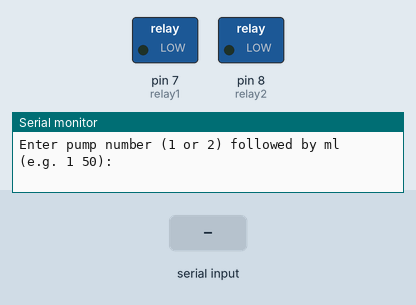
A sketch run on a simulated Arduino Uno, built with avr-gcc and run on an emulated ATmega328P. On the bench: switched loads named in the sketch (green lamp = pin HIGH), the last lines printed to the serial monitor. The inputs (shaded band) are chosen by the test bench.

Above: at 1.2 s.
1.3 s: "1 90\n" received over Serial
At 2.3 s:
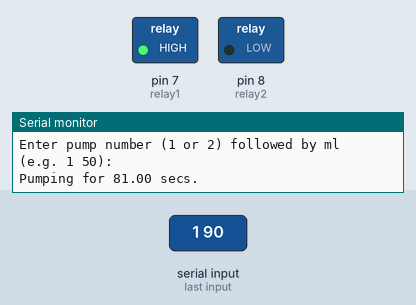
Timing chart, 0 to 4.3 s (numbered marks = the images above; inputs shaded):
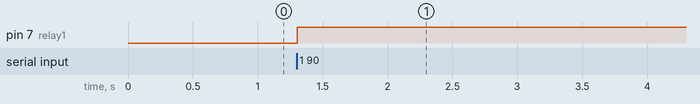

Measured:
- after the input at 1.3 s, pin 7 (relay1): LOW → HIGH at once

The sketch:

Relay.ino
```cpp
int relay1 = 7;
int relay2 = 8;

void setup() {
  Serial.begin(9600);
  pinMode(relay1, OUTPUT);
  pinMode(relay2, OUTPUT);
  Serial.println("Enter pump number (1 or 2) followed by ml (e.g. 1 50):");
}

void loop() {
  if (Serial.available() > 0) {
    String input = Serial.readStringUntil('\n');
    input.trim();

    int spaceIndex = input.indexOf(' ');
    if (spaceIndex > 0) {
      int pumpNumber = input.substring(0, spaceIndex).toInt();
      float ml = input.substring(spaceIndex + 1).toFloat();

      if ((pumpNumber == 1 || pumpNumber == 2) && ml > 0) {
        pumpMl(pumpNumber, ml);
        Serial.println("Pumping complete.");
      } else {
        Serial.println("Invalid input. Format: <pump_number> <ml>");
      }
    } else {
      Serial.println("Invalid format. Please use: <pump_number> <ml>");
    }
  }
}

void pumpMl(int pumpNumber, float ml) {
  float seconds = ml / 1.1111111; // flowrate (ml/s)
  int errorRate = (ml < 20) ? 1000 : 3000;
  unsigned long milliseconds = (seconds * 1000) - errorRate;

  Serial.print("Pumping for ");
  Serial.print(seconds);
  Serial.println(" secs.");

  if (milliseconds > 0) {
    int relayPin = (pumpNumber == 1) ? relay1 : relay2;
    digitalWrite(relayPin, HIGH);
    delay(milliseconds);
    digitalWrite(relayPin, LOW);
  } else {
    Serial.println("Invalid pump time calculated.");
  }
}
```
